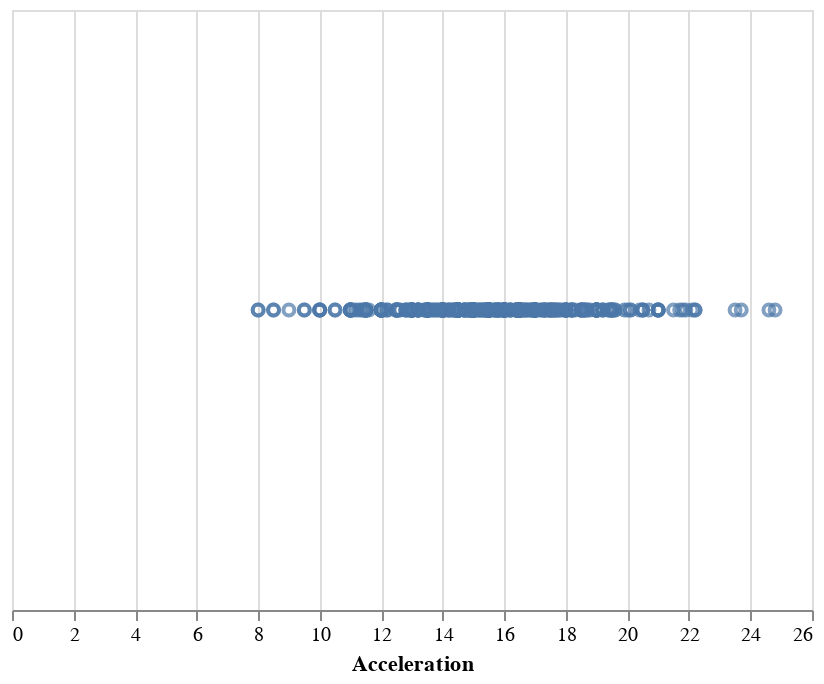

Notebook cell for this chart:
### Markdown cell above
So you just see one *point*. But actually this is not a single point. This is every row of the dataset represented as a point at the same location. Because there is no specification about where to put the points, it simply draws everything on top of each other. Let's specify how to spread them across the horizontal axis.

### Code cell
alt.Chart(cars).mark_point().encode(
    x='Acceleration',
)

### Figure 1 — Vega-Lite specification as saved in the notebook (floating-point values rounded to 4 significant figures; data arrays with more than 128 entries replaced by an {"elided": "..."} marker saying what was removed)
{"$schema": "https://vega.github.io/schema/vega-lite/v3.4.0.json", "config": {"mark": {"tooltip": null}, "view": {"height": 300, "width": 400}}, "data": {"name": "data-f02450ab61490a1363517a0190416235"}, "datasets": {"data-f02450ab61490a1363517a0190416235": {"elided": "406 records"}}, "encoding": {"x": {"field": "Acceleration", "type": "quantitative"}}, "mark": "point"}
